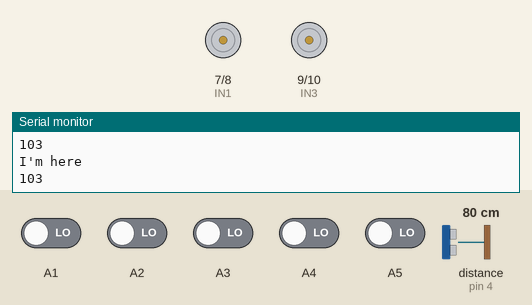
A sketch run on a simulated Arduino Uno, built with avr-gcc and run on an emulated ATmega328P. Parts: motor-driver pin pairs drawn as motors (green arrow = first pin HIGH = forward, orange = second pin HIGH = backward, longer = more drive, scaled by the enable pin), the last lines printed to the serial monitor. Wiring (inferred from the names in the program): ultrasonic range finder: trigger pin 3; echo pin 4. Inputs (shaded band) come from the test bench; at power-on: A1–5 LOW, distance to the obstacle (sensor on pin 4) 80 cm. The echo pulse lasts 58.3 µs per cm.

Above: at 1.8 s.
1.9 s: distance to the obstacle (sensor on pin 4) set to 18 cm
3.4 s: distance to the obstacle (sensor on pin 4) set to 13 cm
At 5.8 s:
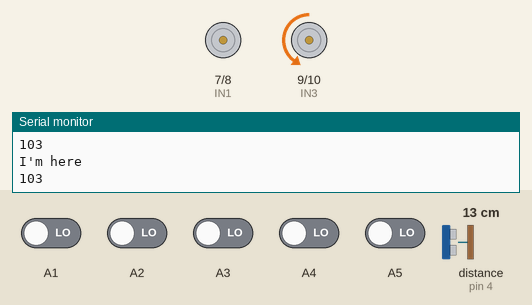
At 6.3 s:
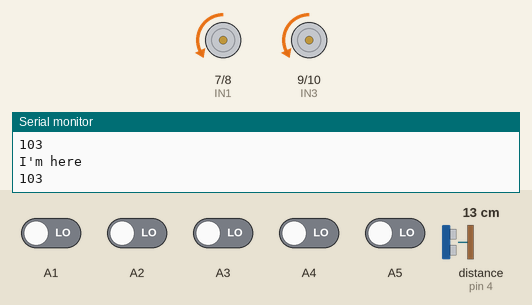
6.5 s: A1 driven HIGH
At 9.17 s:
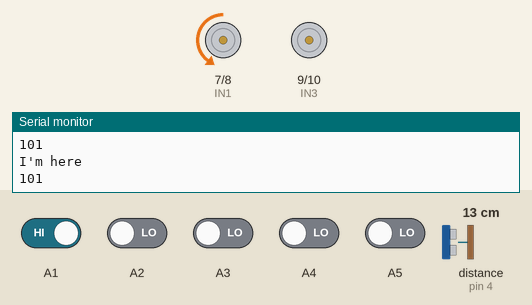
9.6 s: A5 driven HIGH
At 11.27 s:
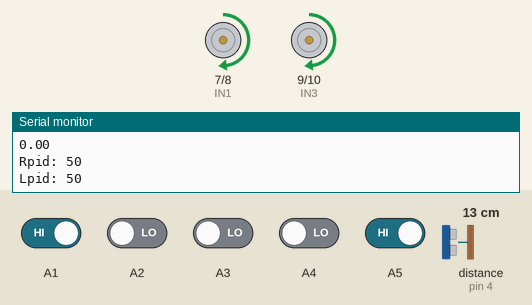
12.7 s: A2 driven HIGH
15.8 s: A4 driven HIGH
Timing chart, 0 to 19.9 s (numbered marks = the images above; inputs shaded):
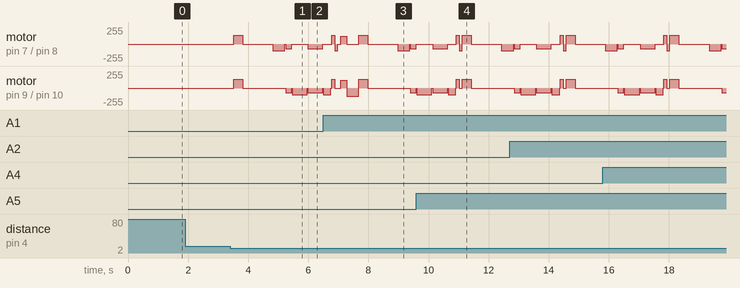

Measured:
- the behaviour switches between 16 and 15 cm on distance to the obstacle (sensor on pin 4) (found by bisection; images 0 and 1)

The sketch:

xe_do_line.ino
```cpp
#include <Servo.h>
#define trig 3
#define echo 4
Servo sg90;
#define IN1 7
#define IN2 8
#define IN3 9
#define IN4 10
#define ena 6
#define enb 11
const byte line[5]={A1,A2,A3,A4,A5};
int sensors=B00000;
int Lspeed=50;
int Rspeed=50;
int Rpid,Lpid,flag=0;;
float PID_value;
int error=0,pre_error=0;
int previous_error=0;
float P=0,I=0,D=0;
void setup() {
  Serial.begin(9600);
  pinMode(IN1, OUTPUT);
  pinMode(IN2, OUTPUT);
  pinMode(IN3, OUTPUT);
  pinMode(IN4, OUTPUT);
  pinMode(trig, OUTPUT);
  pinMode(ena,OUTPUT);
  pinMode(enb,OUTPUT);
  pinMode(echo,INPUT);
  //sg90.attach(5);

}

void loop() {
  scansensor();
  robotcontrol(IN1,IN2,IN3,IN4,ena,enb);
  obstacleavoid(IN1,IN2,IN3,IN4,ena,enb,14);
  Serial.println("I'm here");

}
boolean Sensorread(byte PinNumb)
 {return (!digitalRead(PinNumb));}
void scansensor()
{
  sensors=B00000;
  for(int i=0;i<5;i++)
    {
      int b=4-i;
      sensors=sensors+(Sensorread(line[i])<<b);
    }
  switch(sensors){
    case B00001:
        error=-4;
        break;
    case B00011:
        error=-3;
        break;
    case B00010:
        error=-2;
        break;
    case B00110:
        error=-1;
        break;
    case B00100:
    case B01110:
        error=0;
        break;
    case B01100:
        error=1;
        break;
    case B01000:
        error=2;
        break;
    case B11000:
        error=3;
        break;
    case B10000:
        error=4;
        break;
    case B11110:
    case B11100:
        error=100;
        break;
    case B01111:
    case B00111:
        error=101;
        break;
    case B00000:
        error=102;
        break;
    case B11111:
        error=103;
        break;
    }
    Serial.println(error);
}
void PID()
{
  float Kp=10,Ki=0.000,Kd=90;
  float Time = 1;
  P = error;
  I +=error*Time;
  D = (error-previous_error)/Time;
  PID_value = Kp*P+Ki*I+Kd*D;
  previous_error = error;
  Serial.println(PID_value);
}
void motor_control()
{
  digitalWrite(IN1,LOW);
  digitalWrite(IN2,HIGH);
  digitalWrite(IN3,LOW);
  digitalWrite(IN4,HIGH);
  Rpid = constrain(Rspeed + PID_value,0,200);
  Lpid = constrain(Lspeed - PID_value,0,200);
  analogWrite(ena,Rpid);
  analogWrite(enb,Lpid);
  Serial.print("Rpid: ");
  Serial.println(Rpid);
  Serial.print("Lpid: ");
  Serial.println(Lpid);
}
void motornospeed(byte in1, byte in2,byte direct)
{
  switch(direct)
  {
   case 0:
     digitalWrite(in1,LOW);
     digitalWrite(in2,LOW);
     break;
   case 1:
     digitalWrite(in1,LOW);
     digitalWrite(in2, HIGH);
     break;
   case 2:
     digitalWrite(in1,HIGH);
     digitalWrite(in2,LOW);
     break;
  }
}
void robotspeed(byte in1, byte in2, byte in3, byte in4, byte action)
{
  switch(action)
  {
    case 0://dung
     motornospeed(in1,in2,0);
     motornospeed(in3,in4,0);
     break;
    case 1://tien
     motornospeed(in1,in2,1);
     motornospeed(in3,in4,1);
     break;
    case 2://lui
     motornospeed(in1,in2,2);
     motornospeed(in3,in4,2);
     break;
    case 3://re trai
     motornospeed(in1,in2,1);
     motornospeed(in3,in4,0);
     break;
    case 4: //re phai
     motornospeed(in1,in2,0);
     motornospeed(in3,in4,1);
     break;
    case 5: // tien trai
     motornospeed(in1,in2,1);
     motornospeed(in3,in4,2);
     break;
    case 6:// tien phai
     motornospeed(in1,in2,2);
     motornospeed(in3,in4,1);
     break;
  }
}
void robotcontrol(byte in1, byte in2, byte in3, byte in4,byte ENA,byte ENB)
{
    if(error==102)
    {
      robotspeed(IN1,IN2,IN3,IN4,2);
      delay(20);
      pre_error=previous_error;
      do{
        nopid(pre_error);
        scansensor();
      }while(error==102);
    }
    else if(error==101)
    {
      robotspeed(IN1,IN2,IN3,IN4,0);
      delay(100);
      analogWrite(ena,120);
      analogWrite(enb,120);
      robotspeed(IN1,IN2,IN3,IN4,2);
      delay(200);
      robotspeed(IN1,IN2,IN3,IN4,4);
      delay(400);
    }
    else if(error==100)
    {
      robotspeed(IN1,IN2,IN3,IN4,0);
      delay(100);
      analogWrite(ena,120);
      analogWrite(enb,120);
      robotspeed(IN1,IN2,IN3,IN4,2);
      delay(200);
      robotspeed(IN1,IN2,IN3,IN4,3);
      delay(400);
    }
    else if(error==103)
    {
      robotspeed(IN1,IN2,IN3,IN4,0);
      delay(500);
    }
    else{
        PID();
        motor_control();
      }
}
void nopid(int pre)
{
  switch(pre)
  {
    case 0:
    case 1:
    case -1:
       robotspeed(IN1,IN2,IN3,IN4,1);
       analogWrite(ena,70);
       analogWrite(enb,70);
       break;
    case 2:
       robotspeed(IN1,IN2,IN3,IN4,1);
       analogWrite(ena,100);
       analogWrite(enb,60);
       break;
    case 3:
    case 4:
       robotspeed(IN1,IN2,IN3,IN4,1);
       analogWrite(ena,100);
       analogWrite(enb,20);
       break;
    case -2:
       robotspeed(IN1,IN2,IN3,IN4,1);
       analogWrite(ena,60);
       analogWrite(enb,100);
       break;
    case -3:
    case -4:
       robotspeed(IN1,IN2,IN3,IN4,1);
       analogWrite(ena,20);
       analogWrite(enb,100);
       break;
    }
}
int measuredistance()
{
  unsigned long t;
  int d;
  digitalWrite(trig, 0);
  delayMicroseconds(2);
  digitalWrite(trig, 1);
  delayMicroseconds(5);
  digitalWrite(trig, 0);
  t=pulseIn(echo,HIGH);
  d=int(t*0.017);//khoang cach vat can cm;
  return d;
 }

 int obstacleavoid(byte M1, byte M2, byte M3, byte M4, byte spa, byte spb, byte maxdistance)
 {
  int frontd=measuredistance();
   if (frontd>maxdistance)
  {
   return 0;
   }
   else
   {
    robotspeed(M1,M2,M3,M4,2);
    analogWrite(spa,130);
    analogWrite(spb,130);
    delay(300);
    robotspeed(M1,M2,M3,M4,0);
    delay(1000);
    robotspeed(M1,M2,M3,M4,3);
    analogWrite(spa,100);
    delay(400);
    robotspeed(M1,M2,M3,M4,0);
    delay(20);
    robotspeed(M1,M2,M3,M4,1);
    analogWrite(spa,70);
    analogWrite(spb,70);
    delay(200);
    robotspeed(M1,M2,M3,M4,0);
    delay(20);
    robotspeed(M1,M2,M3,M4,4);
    analogWrite(spb,100);
    delay(500);
    robotspeed(M1,M2,M3,M4,0);
    delay(20);
    robotspeed(M1,M2,M3,M4,1);
    analogWrite(spa,70);
    analogWrite(spb,70);
    delay(500);
    robotspeed(M1,M2,M3,M4,0);
    delay(20);
    robotspeed(M1,M2,M3,M4,4);
    analogWrite(spb,100);
    delay(250);
    robotspeed(M1,M2,M3,M4,0);
    delay(20);
    do{
      robotspeed(M1,M2,M3,M4,1);
      analogWrite(spa,70);
      analogWrite(spb,70);
      scansensor();
      }while(error==102);
    robotspeed(M1,M2,M3,M4,2);
    analogWrite(spa,130);
    analogWrite(spb,130);
    delay(100);
    robotspeed(M1,M2,M3,M4,3);
    analogWrite(spa,100);
    analogWrite(spb,70);
    delay(100);
    //delay(300);
    return 0;
    }
   }
```
